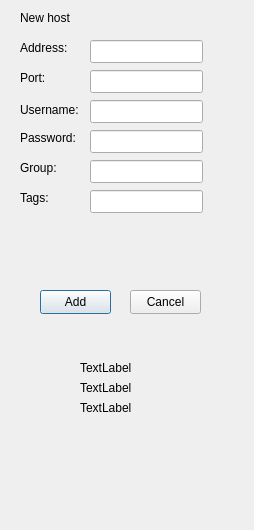
<?xml version="1.0" encoding="UTF-8"?>
<ui version="4.0">
 <class>add_Server</class>
 <widget class="QDialog" name="add_Server">
  <property name="geometry">
   <rect>
    <x>0</x>
    <y>0</y>
    <width>254</width>
    <height>530</height>
   </rect>
  </property>
  <property name="windowTitle">
   <string>Dialog</string>
  </property>
  <widget class="QLabel" name="label">
   <property name="geometry">
    <rect>
     <x>20</x>
     <y>10</y>
     <width>71</width>
     <height>16</height>
    </rect>
   </property>
   <property name="text">
    <string>New host</string>
   </property>
  </widget>
  <widget class="QLabel" name="label_2">
   <property name="geometry">
    <rect>
     <x>20</x>
     <y>40</y>
     <width>54</width>
     <height>16</height>
    </rect>
   </property>
   <property name="text">
    <string>Address:</string>
   </property>
  </widget>
  <widget class="QLabel" name="label_3">
   <property name="geometry">
    <rect>
     <x>20</x>
     <y>70</y>
     <width>54</width>
     <height>16</height>
    </rect>
   </property>
   <property name="text">
    <string>Port:</string>
   </property>
  </widget>
  <widget class="QLabel" name="label_4">
   <property name="geometry">
    <rect>
     <x>20</x>
     <y>100</y>
     <width>61</width>
     <height>20</height>
    </rect>
   </property>
   <property name="text">
    <string>Username:</string>
   </property>
  </widget>
  <widget class="QLabel" name="label_5">
   <property name="geometry">
    <rect>
     <x>20</x>
     <y>130</y>
     <width>61</width>
     <height>16</height>
    </rect>
   </property>
   <property name="text">
    <string>Password:</string>
   </property>
  </widget>
  <widget class="QLabel" name="label_6">
   <property name="geometry">
    <rect>
     <x>20</x>
     <y>160</y>
     <width>54</width>
     <height>16</height>
    </rect>
   </property>
   <property name="text">
    <string>Group:</string>
   </property>
  </widget>
  <widget class="QLabel" name="label_7">
   <property name="geometry">
    <rect>
     <x>20</x>
     <y>190</y>
     <width>54</width>
     <height>16</height>
    </rect>
   </property>
   <property name="text">
    <string>Tags:</string>
   </property>
  </widget>
  <widget class="QLabel" name="label_8">
   <property name="geometry">
    <rect>
     <x>80</x>
     <y>360</y>
     <width>54</width>
     <height>16</height>
    </rect>
   </property>
   <property name="text">
    <string>TextLabel</string>
   </property>
  </widget>
  <widget class="QLabel" name="label_9">
   <property name="geometry">
    <rect>
     <x>80</x>
     <y>380</y>
     <width>54</width>
     <height>16</height>
    </rect>
   </property>
   <property name="text">
    <string>TextLabel</string>
   </property>
  </widget>
  <widget class="QLineEdit" name="lineEdit">
   <property name="geometry">
    <rect>
     <x>90</x>
     <y>40</y>
     <width>113</width>
     <height>23</height>
    </rect>
   </property>
  </widget>
  <widget class="QLineEdit" name="lineEdit_2">
   <property name="geometry">
    <rect>
     <x>90</x>
     <y>70</y>
     <width>113</width>
     <height>23</height>
    </rect>
   </property>
  </widget>
  <widget class="QLineEdit" name="lineEdit_3">
   <property name="geometry">
    <rect>
     <x>90</x>
     <y>100</y>
     <width>113</width>
     <height>23</height>
    </rect>
   </property>
  </widget>
  <widget class="QLineEdit" name="lineEdit_4">
   <property name="geometry">
    <rect>
     <x>90</x>
     <y>130</y>
     <width>113</width>
     <height>23</height>
    </rect>
   </property>
  </widget>
  <widget class="QLabel" name="label_10">
   <property name="geometry">
    <rect>
     <x>80</x>
     <y>400</y>
     <width>54</width>
     <height>16</height>
    </rect>
   </property>
   <property name="text">
    <string>TextLabel</string>
   </property>
  </widget>
  <widget class="QLineEdit" name="lineEdit_5">
   <property name="geometry">
    <rect>
     <x>90</x>
     <y>160</y>
     <width>113</width>
     <height>23</height>
    </rect>
   </property>
  </widget>
  <widget class="QLineEdit" name="lineEdit_6">
   <property name="geometry">
    <rect>
     <x>90</x>
     <y>190</y>
     <width>113</width>
     <height>23</height>
    </rect>
   </property>
  </widget>
  <widget class="QPushButton" name="pushButton">
   <property name="geometry">
    <rect>
     <x>40</x>
     <y>290</y>
     <width>71</width>
     <height>24</height>
    </rect>
   </property>
   <property name="text">
    <string>Add</string>
   </property>
  </widget>
  <widget class="QPushButton" name="pushButton_2">
   <property name="geometry">
    <rect>
     <x>130</x>
     <y>290</y>
     <width>71</width>
     <height>24</height>
    </rect>
   </property>
   <property name="text">
    <string>Cancel</string>
   </property>
  </widget>
 </widget>
 <resources/>
 <connections/>
</ui>
